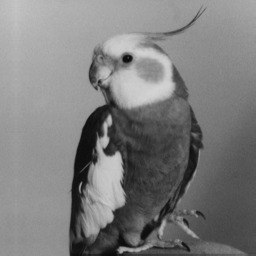
#> input picture histogram/bird.gif, 256 x 256 px
$ python histogram.py
#> lines starting #> are read from the running program, lines starting #| are printed output that depends on the picture
import cv2
import numpy as np
import math
import matplotlib.pyplot as plt
kitchen = cv2.imread("bird.gif")
#> kitchen is the input picture: shape (256, 256, 3); min 4, max 213, mean 125.4
kitchen = cv2.resize(kitchen,(200,200))
#> kitchen: shape (200, 200, 3)
s  = kitchen.shape
#> s = (200, 200, 3)
cv2.imshow('Original',kitchen)
kitchenGray = cv2.cvtColor(kitchen,cv2.COLOR_BGR2GRAY)
kitchenGray = cv2.convertScaleAbs(kitchenGray,alpha=1.10 , beta=-20)
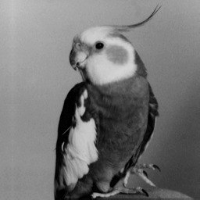
#> kitchenGray: shape (200, 200); min 0, max 213, mean 117.9
cv2.imshow('Binary',kitchenGray)
def Hist(image):
    H = np.zeros(shape=(256,1))   #dout
    s  = image.shape
#> s = (200, 200)
    for i in range(s[0]):
        for j in range(s[1]):
            k = image[i,j]
            H[k,0] = H[k,0] + 1
#> after the loop, H = 256 values, max 926 at index 143, min 0 at index 19, mean 156.2
    return H
histg = Hist(kitchenGray)
#> histg has the same summary as H in Hist
plt.plot(histg)
x = histg.reshape(1,256)
y = np.array([])
y = np.append(y,x[0,0])
#> y = [101]
for i in range(255):
    k = x[0,i+1]+y[i]
    y = np.append(y,k)
#> this loop made 255 passes
#> k on passes 11 to 13: 1175, 1239, 1301
#> after the loop, y = 256 values from 101 to 40000
y = np.round((y/(s[0]*s[1]))*(256-1))
#> y = 256 values from 1 to 255
for i in range(s[0]):
    for j in range(s[1]):
        k = kitchenGray[i,j]
        kitchenGray[i,j] = y[k]
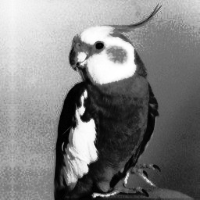
#> kitchenGray: shape (200, 200); min 1, max 255, mean 128.6
equal = Hist(kitchenGray)
#> equal = 256 values, max 926 at index 154, min 0 at index 0, mean 156.2
cv2.imshow("myequalize",kitchenGray)
plt.plot(equal)
plt.show()
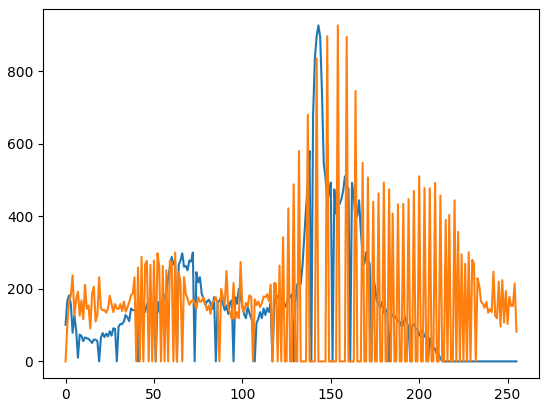
#> figure drawn by matplotlib, 1 panel; curve peaks at x = 143, y = 926; curve peaks at x = 154, y = 926
cv2.waitKey(0)
